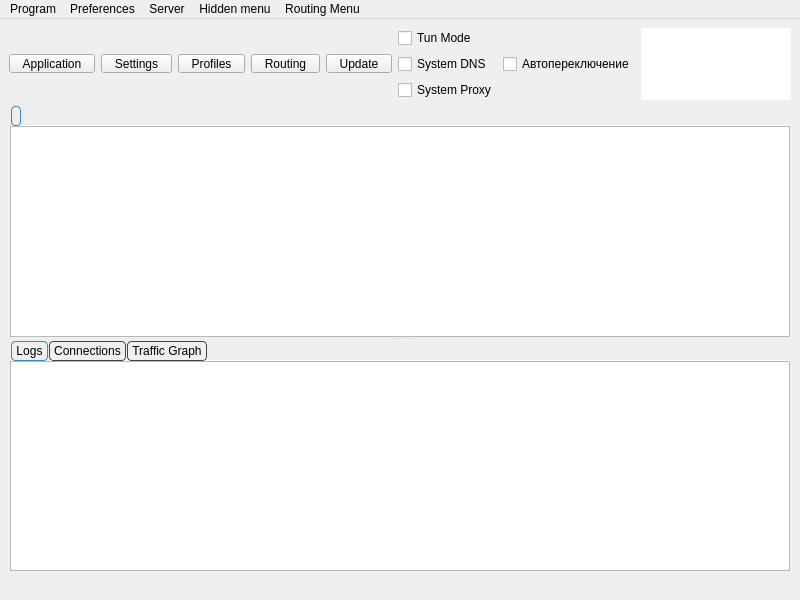
<?xml version="1.0" encoding="UTF-8"?>
<ui version="4.0">
 <class>MainWindow</class>
 <widget class="QMainWindow" name="MainWindow">
  <property name="geometry">
   <rect>
    <x>0</x>
    <y>0</y>
    <width>800</width>
    <height>600</height>
   </rect>
  </property>
  <property name="minimumSize">
   <size>
    <width>800</width>
    <height>600</height>
   </size>
  </property>
  <property name="windowTitle">
   <string notr="true">Throne</string>
  </property>
  <widget class="QWidget" name="centralwidget">
   <layout class="QVBoxLayout" name="verticalLayout_3" stretch="0,0,0">
    <item>
     <layout class="QHBoxLayout" name="horizontalLayout_2">
      <item>
       <widget class="QToolButton" name="toolButton_program">
        <property name="minimumSize">
         <size>
          <width>0</width>
          <height>0</height>
         </size>
        </property>
        <property name="styleSheet">
         <string notr="true">QToolButton {
    padding-left: 8px;
    padding-right: 8px;
}

QToolButton::menu-indicator {
    subcontrol-origin: border;
    subcontrol-position: bottom right;
    right: 2px;
    bottom: 3px;
}</string>
        </property>
        <property name="text">
         <string>Application</string>
        </property>
        <property name="icon">
         <iconset theme="b-system-run"/>
        </property>
        <property name="iconSize">
         <size>
          <width>24</width>
          <height>24</height>
         </size>
        </property>
        <property name="popupMode">
         <enum>QToolButton::ToolButtonPopupMode::InstantPopup</enum>
        </property>
        <property name="toolButtonStyle">
         <enum>Qt::ToolButtonStyle::ToolButtonTextUnderIcon</enum>
        </property>
       </widget>
      </item>
      <item>
       <widget class="QToolButton" name="toolButton_preferences">
        <property name="minimumSize">
         <size>
          <width>0</width>
          <height>0</height>
         </size>
        </property>
        <property name="styleSheet">
         <string notr="true">QToolButton {
    padding-left: 8px;
    padding-right: 8px;
}

QToolButton::menu-indicator {
    subcontrol-origin: border;
    subcontrol-position: bottom right;
    right: 2px;
    bottom: 3px;
}</string>
        </property>
        <property name="text">
         <string>Settings</string>
        </property>
        <property name="icon">
         <iconset theme="b-preferences"/>
        </property>
        <property name="iconSize">
         <size>
          <width>24</width>
          <height>24</height>
         </size>
        </property>
        <property name="popupMode">
         <enum>QToolButton::ToolButtonPopupMode::InstantPopup</enum>
        </property>
        <property name="toolButtonStyle">
         <enum>Qt::ToolButtonStyle::ToolButtonTextUnderIcon</enum>
        </property>
       </widget>
      </item>
      <item>
       <widget class="QToolButton" name="toolButton_server">
        <property name="minimumSize">
         <size>
          <width>0</width>
          <height>0</height>
         </size>
        </property>
        <property name="styleSheet">
         <string notr="true">QToolButton {
    padding-left: 8px;
    padding-right: 8px;
}

QToolButton::menu-indicator {
    subcontrol-origin: border;
    subcontrol-position: bottom right;
    right: 2px;
    bottom: 3px;
}</string>
        </property>
        <property name="text">
         <string>Profiles</string>
        </property>
        <property name="icon">
         <iconset theme="b-network-server"/>
        </property>
        <property name="iconSize">
         <size>
          <width>24</width>
          <height>24</height>
         </size>
        </property>
        <property name="popupMode">
         <enum>QToolButton::ToolButtonPopupMode::InstantPopup</enum>
        </property>
        <property name="toolButtonStyle">
         <enum>Qt::ToolButtonStyle::ToolButtonTextUnderIcon</enum>
        </property>
       </widget>
      </item>
      <item>
       <widget class="QToolButton" name="toolButton_routing">
        <property name="minimumSize">
         <size>
          <width>0</width>
          <height>0</height>
         </size>
        </property>
        <property name="styleSheet">
         <string notr="true">QToolButton {
    padding-left: 8px;
    padding-right: 8px;
}

QToolButton::menu-indicator {
    subcontrol-origin: border;
    subcontrol-position: bottom right;
    right: 2px;
    bottom: 3px;
}</string>
        </property>
        <property name="text">
         <string>Routing</string>
        </property>
        <property name="icon">
         <iconset theme="b-network-routing"/>
        </property>
        <property name="iconSize">
         <size>
          <width>24</width>
          <height>24</height>
         </size>
        </property>
        <property name="popupMode">
         <enum>QToolButton::ToolButtonPopupMode::InstantPopup</enum>
        </property>
        <property name="toolButtonStyle">
         <enum>Qt::ToolButtonStyle::ToolButtonTextUnderIcon</enum>
        </property>
       </widget>
      </item>
      <item>
       <widget class="QToolButton" name="toolButton_update">
        <property name="minimumSize">
         <size>
          <width>0</width>
          <height>0</height>
         </size>
        </property>
        <property name="styleSheet">
         <string notr="true">QToolButton {
    padding-left: 8px;
    padding-right: 8px;
}

QToolButton::menu-indicator {
    subcontrol-origin: border;
    subcontrol-position: bottom right;
    right: 2px;
    bottom: 3px;
}</string>
        </property>
        <property name="text">
         <string>Update</string>
        </property>
        <property name="icon">
         <iconset theme="b-system-software-update"/>
        </property>
        <property name="iconSize">
         <size>
          <width>24</width>
          <height>24</height>
         </size>
        </property>
        <property name="popupMode">
         <enum>QToolButton::ToolButtonPopupMode::InstantPopup</enum>
        </property>
        <property name="toolButtonStyle">
         <enum>Qt::ToolButtonStyle::ToolButtonTextUnderIcon</enum>
        </property>
       </widget>
      </item>
      <item>
       <layout class="QVBoxLayout" name="verticalLayout_4">
        <item>
         <widget class="QCheckBox" name="checkBox_VPN">
          <property name="sizePolicy">
           <sizepolicy hsizetype="Minimum" vsizetype="Minimum">
            <horstretch>0</horstretch>
            <verstretch>0</verstretch>
           </sizepolicy>
          </property>
          <property name="text">
           <string>Tun Mode</string>
          </property>
         </widget>
        </item>
        <item>
         <widget class="QCheckBox" name="system_dns">
          <property name="text">
           <string>System DNS</string>
          </property>
         </widget>
        </item>
        <item>
         <widget class="QCheckBox" name="checkBox_SystemProxy">
          <property name="text">
           <string>System Proxy</string>
          </property>
         </widget>
        </item>
       </layout>
      </item>
      <item>
       <widget class="QCheckBox" name="checkBox_AutoSwitch">
        <property name="toolTip">
         <string>Автоматически переключаться на следующий сервер в группе, если текущий недоступен</string>
        </property>
        <property name="text">
         <string>Автопереключение</string>
        </property>
       </widget>
      </item>
      <item>
       <widget class="QTextBrowser" name="data_view">
        <property name="enabled">
         <bool>true</bool>
        </property>
        <property name="sizePolicy">
         <sizepolicy hsizetype="Expanding" vsizetype="Ignored">
          <horstretch>0</horstretch>
          <verstretch>0</verstretch>
         </sizepolicy>
        </property>
        <property name="minimumSize">
         <size>
          <width>0</width>
          <height>65</height>
         </size>
        </property>
        <property name="mouseTracking">
         <bool>false</bool>
        </property>
        <property name="focusPolicy">
         <enum>Qt::FocusPolicy::NoFocus</enum>
        </property>
        <property name="contextMenuPolicy">
         <enum>Qt::ContextMenuPolicy::NoContextMenu</enum>
        </property>
        <property name="acceptDrops">
         <bool>false</bool>
        </property>
        <property name="frameShape">
         <enum>QFrame::Shape::NoFrame</enum>
        </property>
        <property name="frameShadow">
         <enum>QFrame::Shadow::Sunken</enum>
        </property>
        <property name="verticalScrollBarPolicy">
         <enum>Qt::ScrollBarPolicy::ScrollBarAlwaysOff</enum>
        </property>
        <property name="horizontalScrollBarPolicy">
         <enum>Qt::ScrollBarPolicy::ScrollBarAlwaysOff</enum>
        </property>
        <property name="textInteractionFlags">
         <set>Qt::TextInteractionFlag::LinksAccessibleByKeyboard|Qt::TextInteractionFlag::LinksAccessibleByMouse</set>
        </property>
       </widget>
      </item>
     </layout>
    </item>
    <item>
     <widget class="QSplitter" name="splitter">
      <property name="orientation">
       <enum>Qt::Orientation::Vertical</enum>
      </property>
      <widget class="QTabWidget" name="tabWidget">
       <property name="styleSheet">
        <string notr="true">QTabWidget::tab-bar {
    left: 2px;
}

QTabBar {
    background: transparent;
    qproperty-drawBase: 0;
}

QTabBar::tab {
    border: 1px solid #444444;

    border-radius: 4px;
    padding: 2px 4px;
    margin-right: 1px;
}

QTabBar::tab:selected {
    border: 1px solid palette(highlight);
}

QTabBar::tab:!selected {
    border: 1px solid #444444;
}

QTabBar::tab:hover:!selected {
    border: 1px solid #444444;
}</string>
       </property>
       <property name="currentIndex">
        <number>0</number>
       </property>
       <property name="documentMode">
        <bool>true</bool>
       </property>
       <property name="movable">
        <bool>true</bool>
       </property>
       <widget class="QWidget" name="widget1">
        <attribute name="title">
         <string/>
        </attribute>
        <layout class="QGridLayout" name="gridLayout_2">
         <property name="leftMargin">
          <number>1</number>
         </property>
         <property name="topMargin">
          <number>0</number>
         </property>
         <property name="rightMargin">
          <number>1</number>
         </property>
         <property name="bottomMargin">
          <number>0</number>
         </property>
         <property name="spacing">
          <number>0</number>
         </property>
         <item row="0" column="0">
          <widget class="ProfilesTableView" name="profilesTableView">
           <property name="contextMenuPolicy">
            <enum>Qt::ContextMenuPolicy::CustomContextMenu</enum>
           </property>
           <property name="editTriggers">
            <set>QAbstractItemView::EditTrigger::NoEditTriggers</set>
           </property>
           <property name="alternatingRowColors">
            <bool>true</bool>
           </property>
           <property name="selectionBehavior">
            <enum>QAbstractItemView::SelectionBehavior::SelectRows</enum>
           </property>
           <property name="horizontalScrollMode">
            <enum>QAbstractItemView::ScrollMode::ScrollPerPixel</enum>
           </property>
           <property name="wordWrap">
            <bool>false</bool>
           </property>
           <attribute name="horizontalHeaderMinimumSectionSize">
            <number>16</number>
           </attribute>
           <attribute name="horizontalHeaderHighlightSections">
            <bool>false</bool>
           </attribute>
           <attribute name="horizontalHeaderShowSortIndicator" stdset="0">
            <bool>false</bool>
           </attribute>
           <attribute name="verticalHeaderDefaultSectionSize">
            <number>30</number>
           </attribute>
          </widget>
         </item>
        </layout>
       </widget>
      </widget>
      <widget class="QWidget" name="aaaaaaaaaaaaaaaaaa">
       <layout class="QVBoxLayout" name="aaaaaaaaaaaa" stretch="0">
        <item>
         <widget class="QWidget" name="down_tab" native="true">
          <layout class="QVBoxLayout" name="verticalLayout">
           <property name="spacing">
            <number>0</number>
           </property>
           <property name="leftMargin">
            <number>0</number>
           </property>
           <property name="topMargin">
            <number>0</number>
           </property>
           <property name="rightMargin">
            <number>0</number>
           </property>
           <property name="bottomMargin">
            <number>0</number>
           </property>
           <item>
            <widget class="QTabWidget" name="stats_widget">
             <property name="autoFillBackground">
              <bool>true</bool>
             </property>
             <property name="styleSheet">
              <string notr="true">QTabWidget::tab-bar {
    left: 2px;
}

QTabBar {
    background: transparent;
    qproperty-drawBase: 0;
}

QTabBar::tab {
    border: 1px solid #444444;

    border-radius: 4px;
    padding: 2px 4px;
    margin-right: 1px;
}

QTabBar::tab:selected {
    border: 1px solid palette(highlight);
}

QTabBar::tab:!selected {
    border: 1px solid #444444;
}

QTabBar::tab:hover:!selected {
    border: 1px solid #444444;
}</string>
             </property>
             <property name="tabPosition">
              <enum>QTabWidget::TabPosition::North</enum>
             </property>
             <property name="tabShape">
              <enum>QTabWidget::TabShape::Rounded</enum>
             </property>
             <property name="currentIndex">
              <number>0</number>
             </property>
             <property name="elideMode">
              <enum>Qt::TextElideMode::ElideNone</enum>
             </property>
             <property name="usesScrollButtons">
              <bool>true</bool>
             </property>
             <property name="documentMode">
              <bool>true</bool>
             </property>
             <property name="tabsClosable">
              <bool>false</bool>
             </property>
             <property name="movable">
              <bool>true</bool>
             </property>
             <property name="tabBarAutoHide">
              <bool>false</bool>
             </property>
             <widget class="QWidget" name="Logs">
              <property name="enabled">
               <bool>true</bool>
              </property>
              <attribute name="title">
               <string>Logs</string>
              </attribute>
              <layout class="QHBoxLayout" name="horizontalLayout_3" stretch="0">
               <property name="spacing">
                <number>0</number>
               </property>
               <property name="sizeConstraint">
                <enum>QLayout::SizeConstraint::SetDefaultConstraint</enum>
               </property>
               <property name="leftMargin">
                <number>1</number>
               </property>
               <property name="topMargin">
                <number>0</number>
               </property>
               <property name="rightMargin">
                <number>1</number>
               </property>
               <property name="bottomMargin">
                <number>0</number>
               </property>
               <item>
                <widget class="QTextBrowser" name="masterLogBrowser">
                 <property name="contextMenuPolicy">
                  <enum>Qt::ContextMenuPolicy::CustomContextMenu</enum>
                 </property>
                 <property name="openLinks">
                  <bool>false</bool>
                 </property>
                </widget>
               </item>
              </layout>
             </widget>
             <widget class="QWidget" name="connections_tab">
              <attribute name="title">
               <string>Connections</string>
              </attribute>
              <layout class="QHBoxLayout" name="horizontalLayout_4">
               <property name="spacing">
                <number>0</number>
               </property>
               <property name="sizeConstraint">
                <enum>QLayout::SizeConstraint::SetDefaultConstraint</enum>
               </property>
               <property name="leftMargin">
                <number>1</number>
               </property>
               <property name="topMargin">
                <number>0</number>
               </property>
               <property name="rightMargin">
                <number>1</number>
               </property>
               <property name="bottomMargin">
                <number>0</number>
               </property>
               <item>
                <widget class="QTableWidget" name="connections">
                 <property name="autoFillBackground">
                  <bool>false</bool>
                 </property>
                 <column>
                  <property name="text">
                   <string>Destination (Domain)</string>
                  </property>
                  <property name="toolTip">
                   <string>Click To Disable Sorting</string>
                  </property>
                 </column>
                 <column>
                  <property name="text">
                   <string>Process</string>
                  </property>
                  <property name="toolTip">
                   <string>Click To Sort By Process</string>
                  </property>
                 </column>
                 <column>
                  <property name="text">
                   <string>Protocol</string>
                  </property>
                  <property name="toolTip">
                   <string>Click To Sort By Protocol</string>
                  </property>
                 </column>
                 <column>
                  <property name="text">
                   <string>Outbound</string>
                  </property>
                  <property name="toolTip">
                   <string>Click To Sort By Outbound</string>
                  </property>
                 </column>
                 <column>
                  <property name="text">
                   <string>Traffic</string>
                  </property>
                  <property name="toolTip">
                   <string>Click To Toggle sort by Traffic</string>
                  </property>
                 </column>
                </widget>
               </item>
              </layout>
             </widget>
             <widget class="QWidget" name="graph_tab">
              <attribute name="title">
               <string>Traffic Graph</string>
              </attribute>
              <layout class="QHBoxLayout" name="horizontalLayout_6">
               <property name="spacing">
                <number>0</number>
               </property>
               <property name="sizeConstraint">
                <enum>QLayout::SizeConstraint::SetDefaultConstraint</enum>
               </property>
               <property name="leftMargin">
                <number>1</number>
               </property>
               <property name="topMargin">
                <number>0</number>
               </property>
               <property name="rightMargin">
                <number>1</number>
               </property>
               <property name="bottomMargin">
                <number>0</number>
               </property>
              </layout>
             </widget>
            </widget>
           </item>
          </layout>
         </widget>
        </item>
       </layout>
      </widget>
     </widget>
    </item>
    <item>
     <layout class="QHBoxLayout" name="horizontalLayout">
      <item>
       <widget class="QLabel" name="label_running">
        <property name="text">
         <string/>
        </property>
       </widget>
      </item>
      <item>
       <widget class="QLabel" name="label_inbound">
        <property name="text">
         <string/>
        </property>
        <property name="alignment">
         <set>Qt::AlignmentFlag::AlignLeading|Qt::AlignmentFlag::AlignLeft|Qt::AlignmentFlag::AlignVCenter</set>
        </property>
       </widget>
      </item>
      <item>
       <widget class="QLabel" name="label_speed">
        <property name="text">
         <string/>
        </property>
        <property name="alignment">
         <set>Qt::AlignmentFlag::AlignLeading|Qt::AlignmentFlag::AlignLeft|Qt::AlignmentFlag::AlignVCenter</set>
        </property>
       </widget>
      </item>
     </layout>
    </item>
   </layout>
  </widget>
  <widget class="QMenuBar" name="menubar">
   <property name="geometry">
    <rect>
     <x>0</x>
     <y>0</y>
     <width>800</width>
     <height>25</height>
    </rect>
   </property>
   <widget class="QMenu" name="menu_program">
    <property name="title">
     <string>Program</string>
    </property>
    <widget class="QMenu" name="menu_spmode">
     <property name="title">
      <string>System Proxy</string>
     </property>
     <addaction name="menu_spmode_system_proxy"/>
     <addaction name="menu_spmode_vpn"/>
     <addaction name="menu_spmode_disabled"/>
    </widget>
    <addaction name="actionHide_window"/>
    <addaction name="separator"/>
    <addaction name="menu_add_from_clipboard2"/>
    <addaction name="actionAdd_profile_from_File"/>
    <addaction name="menu_scan_qr"/>
    <addaction name="separator"/>
    <addaction name="actionStart_with_system"/>
    <addaction name="actionRemember_last_proxy"/>
    <addaction name="actionAllow_LAN"/>
    <addaction name="menu_spmode"/>
    <addaction name="separator"/>
    <addaction name="actionRestart_Proxy"/>
    <addaction name="actionRestart_Program"/>
    <addaction name="menu_exit"/>
   </widget>
   <widget class="QMenu" name="menu_preferences">
    <property name="title">
     <string>Preferences</string>
    </property>
    <addaction name="menu_manage_groups"/>
    <addaction name="menu_basic_settings"/>
    <addaction name="menu_routing_settings"/>
    <addaction name="menu_vpn_settings"/>
    <addaction name="menu_hotkey_settings"/>
    <addaction name="menu_open_config_folder"/>
   </widget>
   <widget class="QMenu" name="menu_server">
    <property name="title">
     <string>Server</string>
    </property>
    <widget class="QMenu" name="menu_share_item">
     <property name="title">
      <string>Share</string>
     </property>
     <addaction name="menu_qr"/>
     <addaction name="menu_export_config"/>
     <addaction name="actionExport_Xray_config"/>
     <addaction name="separator"/>
     <addaction name="menu_copy_links"/>
     <addaction name="menu_copy_links_nkr"/>
     <addaction name="actionCopy_Test_Result"/>
    </widget>
    <addaction name="menu_add_from_input"/>
    <addaction name="menu_add_from_clipboard"/>
    <addaction name="separator"/>
    <addaction name="menu_start"/>
    <addaction name="menu_stop"/>
    <addaction name="separator"/>
    <addaction name="menu_select_all"/>
    <addaction name="menu_clone"/>
    <addaction name="menu_reset_traffic"/>
    <addaction name="menu_reset_score"/>
    <addaction name="menu_delete"/>
    <addaction name="menu_share_item"/>
    <addaction name="separator"/>
    <addaction name="actionUrl_Test_Selected"/>
    <addaction name="menu_resolve_selected"/>
    <addaction name="actionClear_Test_Result"/>
    <addaction name="actionSpeedtest_Current"/>
    <addaction name="actionSpeedtest_Selected"/>
    <addaction name="actionResolve_Selected_Out_IP"/>
   </widget>
   <widget class="QMenu" name="menuHidden_menu">
    <property name="title">
     <string>Hidden menu</string>
    </property>
    <addaction name="menu_update_subscription"/>
    <addaction name="menu_resolve_domain"/>
    <addaction name="menu_remove_invalid"/>
    <addaction name="actionUrl_Test_Group"/>
    <addaction name="menu_remove_unavailable"/>
    <addaction name="menu_clear_test_result"/>
    <addaction name="menu_delete_repeat"/>
    <addaction name="actionSpeedtest_Group"/>
    <addaction name="actionResolve_Out_IP"/>
    <addaction name="actionRefresh_Column_Widths"/>
   </widget>
   <widget class="QMenu" name="menuRouting_Menu">
    <property name="title">
     <string>Routing Menu</string>
    </property>
   </widget>
   <addaction name="menu_program"/>
   <addaction name="menu_preferences"/>
   <addaction name="menu_server"/>
   <addaction name="menuHidden_menu"/>
   <addaction name="menuRouting_Menu"/>
  </widget>
  <action name="menu_exit">
   <property name="text">
    <string>Exit</string>
   </property>
  </action>
  <action name="actionShow_window">
   <property name="text">
    <string>Show Window</string>
   </property>
  </action>
  <action name="menu_basic_settings">
   <property name="text">
    <string>Basic Settings</string>
   </property>
  </action>
  <action name="menu_add_from_input">
   <property name="text">
    <string>New profile</string>
   </property>
   <property name="shortcut">
    <string notr="true">Ctrl+N</string>
   </property>
  </action>
  <action name="menu_manage_groups">
   <property name="text">
    <string>Groups</string>
   </property>
  </action>
  <action name="menu_start">
   <property name="text">
    <string>Start</string>
   </property>
   <property name="shortcut">
    <string notr="true">Return</string>
   </property>
  </action>
  <action name="menu_stop">
   <property name="text">
    <string>Stop</string>
   </property>
   <property name="shortcut">
    <string notr="true">Ctrl+S</string>
   </property>
  </action>
  <action name="menu_routing_settings">
   <property name="text">
    <string>Routing Settings</string>
   </property>
  </action>
  <action name="menu_add_from_clipboard">
   <property name="text">
    <string>Add profile from clipboard</string>
   </property>
   <property name="shortcut">
    <string notr="true">Ctrl+V</string>
   </property>
  </action>
  <action name="menu_delete">
   <property name="text">
    <string>Delete</string>
   </property>
   <property name="shortcut">
    <string notr="true">Del</string>
   </property>
  </action>
  <action name="menu_add_from_clipboard2">
   <property name="text">
    <string>Add profile from clipboard</string>
   </property>
  </action>
  <action name="menu_profile_debug_info">
   <property name="text">
    <string>Debug Info</string>
   </property>
  </action>
  <action name="menu_qr">
   <property name="text">
    <string>QR Code and link</string>
   </property>
   <property name="shortcut">
    <string notr="true">Ctrl+Q</string>
   </property>
  </action>
  <action name="menu_copy_link">
   <property name="text">
    <string>Copy Link</string>
   </property>
  </action>
  <action name="menu_tcp_ping">
   <property name="text">
    <string notr="true">Tcp Ping</string>
   </property>
   <property name="shortcut">
    <string notr="true">Ctrl+Shift+T</string>
   </property>
  </action>
  <action name="menu_url_test">
   <property name="text">
    <string notr="true">Url Test</string>
   </property>
   <property name="shortcut">
    <string notr="true">Ctrl+Shift+U</string>
   </property>
  </action>
  <action name="menu_clear_test_result">
   <property name="text">
    <string>Clear Test Result</string>
   </property>
   <property name="shortcut">
    <string notr="true">Ctrl+Shift+C</string>
   </property>
  </action>
  <action name="menu_export_config">
   <property name="text">
    <string>Export Sing-box config</string>
   </property>
   <property name="shortcut">
    <string notr="true">Ctrl+E</string>
   </property>
  </action>
  <action name="menu_reset_traffic">
   <property name="text">
    <string>Reset Traffic</string>
   </property>
   <property name="shortcut">
    <string notr="true">Ctrl+R</string>
   </property>
  </action>
  <action name="menu_reset_score">
   <property name="text">
    <string>Сброс рейтинга</string>
   </property>
  </action>
  <action name="menu_reset_group_score">
   <property name="text">
    <string>Сброс рейтинга всей группы</string>
   </property>
  </action>
  <action name="menu_scan_qr">
   <property name="text">
    <string>Scan QR Code</string>
   </property>
   <property name="shortcut">
    <string notr="true">Ctrl+Shift+Q</string>
   </property>
  </action>
  <action name="menu_spmode_system_proxy">
   <property name="checkable">
    <bool>true</bool>
   </property>
   <property name="text">
    <string>Enable System Proxy</string>
   </property>
  </action>
  <action name="menu_spmode_disabled">
   <property name="checkable">
    <bool>true</bool>
   </property>
   <property name="text">
    <string>Disable</string>
   </property>
  </action>
  <action name="menu_delete_repeat">
   <property name="text">
    <string>Remove Duplicates</string>
   </property>
   <property name="shortcut">
    <string notr="true">Ctrl+Shift+D</string>
   </property>
  </action>
  <action name="actionfake">
   <property name="text">
    <string>fake</string>
   </property>
   <property name="visible">
    <bool>false</bool>
   </property>
  </action>
  <action name="menu_move">
   <property name="text">
    <string>Move</string>
   </property>
   <property name="shortcut">
    <string notr="true">Ctrl+M</string>
   </property>
  </action>
  <action name="actionStart_with_system">
   <property name="checkable">
    <bool>true</bool>
   </property>
   <property name="text">
    <string>Start with system</string>
   </property>
  </action>
  <action name="actionRemember_last_proxy">
   <property name="checkable">
    <bool>true</bool>
   </property>
   <property name="text">
    <string>Remember last profile</string>
   </property>
  </action>
  <action name="actionAllow_LAN">
   <property name="checkable">
    <bool>true</bool>
   </property>
   <property name="text">
    <string>Allow other devices to connect</string>
   </property>
  </action>
  <action name="menu_remove_unavailable">
   <property name="text">
    <string>Remove Unavailable</string>
   </property>
   <property name="shortcut">
    <string notr="true">Ctrl+Shift+R</string>
   </property>
  </action>
  <action name="menu_full_test">
   <property name="text">
    <string>Full Test</string>
   </property>
   <property name="shortcut">
    <string notr="true">Ctrl+Shift+F</string>
   </property>
  </action>
  <action name="menu_hotkey_settings">
   <property name="text">
    <string>Hotkey Settings</string>
   </property>
  </action>
  <action name="menu_select_all">
   <property name="text">
    <string>Select All</string>
   </property>
   <property name="shortcut">
    <string notr="true">Ctrl+A</string>
   </property>
  </action>
  <action name="menu_copy_links_nkr">
   <property name="text">
    <string>Copy links of selected (Json Links)</string>
   </property>
   <property name="shortcut">
    <string notr="true">Ctrl+Alt+C</string>
   </property>
  </action>
  <action name="actionfake_2">
   <property name="text">
    <string>fake</string>
   </property>
   <property name="visible">
    <bool>false</bool>
   </property>
  </action>
  <action name="actionfake_3">
   <property name="text">
    <string>fake</string>
   </property>
   <property name="visible">
    <bool>false</bool>
   </property>
  </action>
  <action name="menu_copy_links">
   <property name="text">
    <string>Copy links of selected</string>
   </property>
   <property name="shortcut">
    <string notr="true">Ctrl+C</string>
   </property>
  </action>
  <action name="menu_spmode_vpn">
   <property name="checkable">
    <bool>true</bool>
   </property>
   <property name="text">
    <string>Enable Tun</string>
   </property>
  </action>
  <action name="menu_clone">
   <property name="text">
    <string>Clone</string>
   </property>
   <property name="shortcut">
    <string notr="true">Ctrl+D</string>
   </property>
  </action>
  <action name="menu_update_subscription">
   <property name="text">
    <string>Update subscription</string>
   </property>
   <property name="shortcut">
    <string notr="true">Ctrl+U</string>
   </property>
   <property name="visible">
    <bool>true</bool>
   </property>
  </action>
  <action name="menu_resolve_domain">
   <property name="text">
    <string>Resolve domain</string>
   </property>
   <property name="shortcut">
    <string notr="true">Ctrl+Shift+I</string>
   </property>
  </action>
  <action name="menu_vpn_settings">
   <property name="text">
    <string>Tun Settings</string>
   </property>
  </action>
  <action name="actionRestart_Program">
   <property name="text">
    <string>Restart Program</string>
   </property>
  </action>
  <action name="menu_open_config_folder">
   <property name="text">
    <string>Open Config Folder</string>
   </property>
  </action>
  <action name="actionfake_4">
   <property name="text">
    <string notr="true">fake</string>
   </property>
   <property name="visible">
    <bool>false</bool>
   </property>
  </action>
  <action name="actionfake_5">
   <property name="text">
    <string notr="true">fake</string>
   </property>
   <property name="visible">
    <bool>false</bool>
   </property>
  </action>
  <action name="actionRestart_Proxy">
   <property name="text">
    <string>Restart Core</string>
   </property>
  </action>
  <action name="menu_stop_testing">
   <property name="text">
    <string>Stop Testing</string>
   </property>
   <property name="shortcut">
    <string notr="true">Ctrl+.</string>
   </property>
  </action>
  <action name="actionUrl_Test_Selected">
   <property name="text">
    <string>Url Test Selected</string>
   </property>
   <property name="shortcut">
    <string notr="true">Ctrl+Shift+S</string>
   </property>
   <property name="visible">
    <bool>true</bool>
   </property>
  </action>
  <action name="actionUrl_Test_Group">
   <property name="enabled">
    <bool>true</bool>
   </property>
   <property name="text">
    <string>Url Test Group</string>
   </property>
   <property name="shortcut">
    <string notr="true">Ctrl+Shift+G</string>
   </property>
   <property name="visible">
    <bool>true</bool>
   </property>
  </action>
  <action name="menu_resolve_selected">
   <property name="text">
    <string>Resolve Selected Domain</string>
   </property>
   <property name="visible">
    <bool>true</bool>
   </property>
  </action>
  <action name="menu_remove_invalid">
   <property name="text">
    <string>Remove Invalid</string>
   </property>
   <property name="shortcut">
    <string notr="true">Ctrl+Alt+I</string>
   </property>
   <property name="menuRole">
    <enum>QAction::MenuRole::TextHeuristicRole</enum>
   </property>
  </action>
  <action name="menu_open_routing_manager">
   <property name="text">
    <string>Open Manager</string>
   </property>
  </action>
  <action name="actionSpeedtest_Current">
   <property name="text">
    <string>Speedtest Current</string>
   </property>
   <property name="shortcut">
    <string notr="true">F6</string>
   </property>
  </action>
  <action name="actionSpeedtest_Selected">
   <property name="text">
    <string>Speedtest Selected</string>
   </property>
   <property name="shortcut">
    <string notr="true">Ctrl+Shift+P</string>
   </property>
  </action>
  <action name="actionSpeedtest_Group">
   <property name="text">
    <string>Speedtest Group</string>
   </property>
   <property name="shortcut">
    <string notr="true">Ctrl+Alt+P</string>
   </property>
  </action>
  <action name="actionHide_window">
   <property name="text">
    <string>Hide window</string>
   </property>
   <property name="shortcut">
    <string notr="true">Ctrl+H</string>
   </property>
  </action>
  <action name="actionAdd_profile_from_File">
   <property name="text">
    <string>Add profile from File</string>
   </property>
   <property name="shortcut">
    <string notr="true">Ctrl+O</string>
   </property>
  </action>
  <action name="actionResolve_Out_IP">
   <property name="text">
    <string>Resolve Out IP</string>
   </property>
  </action>
  <action name="actionResolve_Selected_Out_IP">
   <property name="text">
    <string>Resolve Selected Out IP</string>
   </property>
  </action>
  <action name="actionRefresh_Column_Widths">
   <property name="text">
    <string>Refresh Column Widths</string>
   </property>
  </action>
  <action name="actionExport_Xray_config">
   <property name="text">
    <string>Export Xray config</string>
   </property>
  </action>
  <action name="actionCopy_Test_Result">
   <property name="text">
    <string>Copy Test Result</string>
   </property>
  </action>
  <action name="actionClear_Test_Result">
   <property name="text">
    <string>Clear Test Result</string>
   </property>
  </action>
 </widget>
 <customwidgets>
  <customwidget>
   <class>ProfilesTableView</class>
   <extends>QTableView</extends>
   <header>include/ui/utils/ProfilesTableView.h</header>
  </customwidget>
 </customwidgets>
 <resources/>
 <connections/>
</ui>
